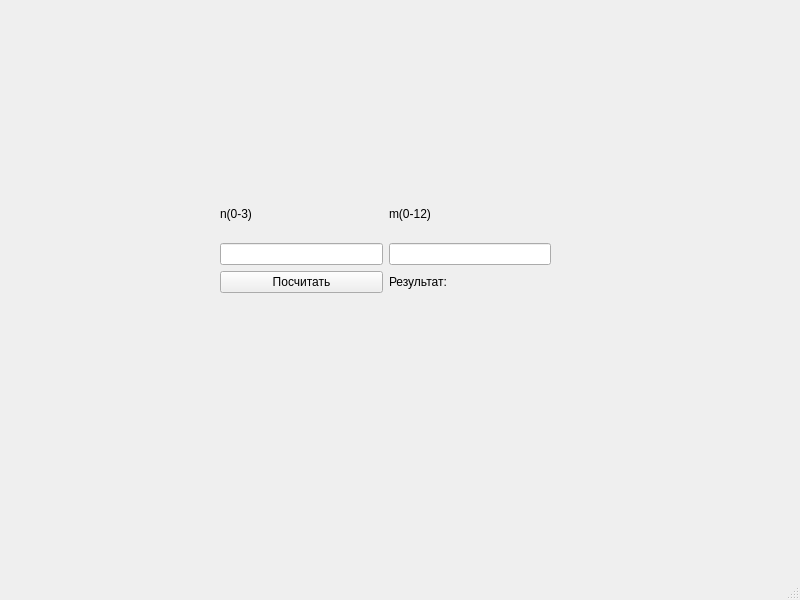
<?xml version="1.0" encoding="UTF-8"?>
<ui version="4.0">
 <class>MainWindow</class>
 <widget class="QMainWindow" name="MainWindow">
  <property name="geometry">
   <rect>
    <x>0</x>
    <y>0</y>
    <width>800</width>
    <height>600</height>
   </rect>
  </property>
  <property name="windowTitle">
   <string>MainWindow</string>
  </property>
  <widget class="QWidget" name="centralwidget">
   <widget class="QWidget" name="gridLayoutWidget">
    <property name="geometry">
     <rect>
      <x>220</x>
      <y>190</y>
      <width>331</width>
      <height>103</height>
     </rect>
    </property>
    <layout class="QGridLayout" name="gridLayout">
     <item row="2" column="0">
      <widget class="QPushButton" name="Solve">
       <property name="text">
        <string>Посчитать</string>
       </property>
      </widget>
     </item>
     <item row="1" column="0">
      <widget class="QLineEdit" name="lineEdit"/>
     </item>
     <item row="1" column="1">
      <widget class="QLineEdit" name="lineEdit_2"/>
     </item>
     <item row="2" column="1">
      <widget class="QLabel" name="label">
       <property name="text">
        <string>Результат: </string>
       </property>
      </widget>
     </item>
     <item row="0" column="0">
      <widget class="QLabel" name="label_2">
       <property name="text">
        <string>n(0-3)</string>
       </property>
      </widget>
     </item>
     <item row="0" column="1">
      <widget class="QLabel" name="label_3">
       <property name="text">
        <string>m(0-12)</string>
       </property>
      </widget>
     </item>
    </layout>
   </widget>
  </widget>
  <widget class="QMenuBar" name="menubar">
   <property name="geometry">
    <rect>
     <x>0</x>
     <y>0</y>
     <width>800</width>
     <height>22</height>
    </rect>
   </property>
  </widget>
  <widget class="QStatusBar" name="statusbar"/>
 </widget>
 <resources/>
 <connections/>
</ui>
